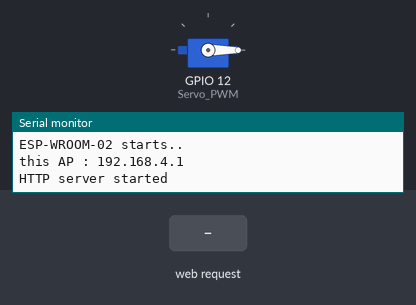
Recording of a sketch running on a simulated ESP8266 (NodeMCU). Shown: servo, the last lines printed to the serial monitor. Inputs (shaded band) come from the test bench.

Above: at 1.2 s.
1.3 s: HTTP request GET /cmd?Servo=90 received
At 2.4 s:
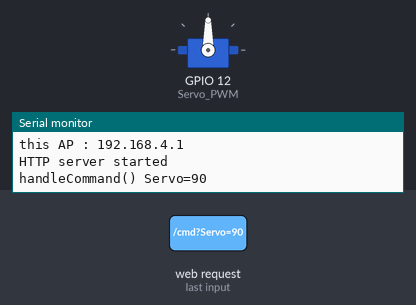
2.8 s: HTTP request GET /cmd?Servo=180 received
At 3.5 s:
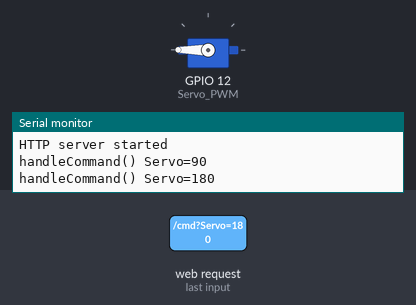
4.3 s: HTTP request GET /cmd?Servo=0 received
At 4.7 s:
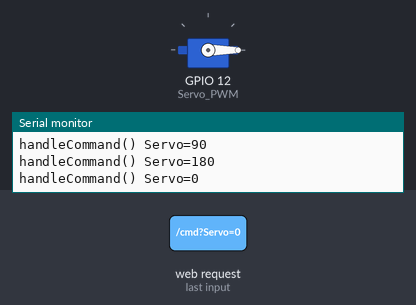
Timing chart, 0 to 7.3 s (numbered marks = the images above; inputs shaded):
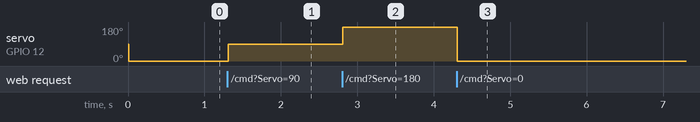

The sketch:

esp-wroom-02_Web-Servo2.ino
```cpp
#include <Servo.h>
#include <ESP8266WiFi.h>
#include <ESP8266WebServer.h>
#include <Ticker.h>

#define Servo_PWM 12

Servo servo;
Ticker ticker;

const char *ssid = "ESP-WROOM-02";
const char *password = "password";

ESP8266WebServer server(80);

enum  ServoAngle {servo_0 = 0, servo_90 = 90, servo_180 = 180 };
static enum ServoAngle servo_sg90 = servo_0;
long tick_counter = 0;

void ticker_func() {
  static byte servo_state = 0;
  tick_counter++;
  if (servo_sg90 == servo_0)
    servo_state = 0;
  else if  (servo_sg90 == servo_90)
    servo_state = 90;
  else if (servo_sg90 == servo_180)
    servo_state = 180;
  servo.write(servo_state);
}

String htmldata = "<HTML><BODY style='font-size:48px;'>ESP_HTTPD_SERVO<br/><br/><br/><a href=/cmd?servo=0>0</a><br/><a href=/cmd?servo=90>90</a><br/><a href=/cmd?servo=180>180</a><br/></BODY></HTML>";

void handleRoot() {
  String cmd = server.arg("Servo");
  Serial.println("handleCommand() Servo=" + cmd);
  if (cmd == "0")
    servo_sg90 = servo_0;
  else if (cmd == "90")
    servo_sg90 = servo_90;
  else if (cmd == "180")
    servo_sg90 = servo_180;
  server.send(200, "text/html", htmldata);
}

void setup(){
  Serial.begin(115200);

  servo.attach(Servo_PWM);
  ticker.attach_ms(10, ticker_func);

  WiFi.softAP(ssid, password);
  IPAddress ip = WiFi.softAPIP();
  Serial.println("");
  Serial.println(ssid + String(" starts.."));
  Serial.print("this AP : ");
  Serial.println(ip);

  server.on("/cmd", handleRoot);
  server.begin();
  Serial.println("HTTP server started");
}

void loop() {
  server.handleClient();
}
```

Measured:
- after the input at 1.3 s, servo on GPIO 12 (Servo_PWM): 0° → 90° at once
- after the input at 2.8 s, servo on GPIO 12 (Servo_PWM): 90° → 180° at once
- after the input at 4.3 s, servo on GPIO 12 (Servo_PWM): 180° → 0° at once
